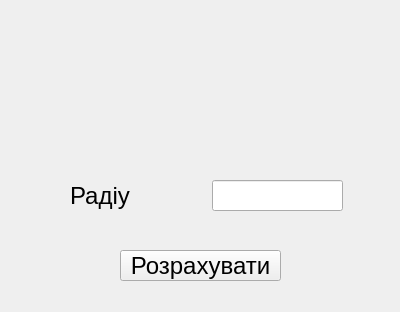
<?xml version="1.0" encoding="UTF-8"?>
<ui version="4.0">
 <class>Form</class>
 <widget class="QWidget" name="Form">
  <property name="geometry">
   <rect>
    <x>0</x>
    <y>0</y>
    <width>400</width>
    <height>312</height>
   </rect>
  </property>
  <property name="minimumSize">
   <size>
    <width>400</width>
    <height>312</height>
   </size>
  </property>
  <property name="maximumSize">
   <size>
    <width>400</width>
    <height>312</height>
   </size>
  </property>
  <property name="windowTitle">
   <string>Form</string>
  </property>
  <widget class="QLineEdit" name="lineEdit">
   <property name="geometry">
    <rect>
     <x>212</x>
     <y>180</y>
     <width>131</width>
     <height>31</height>
    </rect>
   </property>
  </widget>
  <widget class="QLabel" name="label">
   <property name="geometry">
    <rect>
     <x>70</x>
     <y>180</y>
     <width>60</width>
     <height>31</height>
    </rect>
   </property>
   <property name="font">
    <font>
     <pointsize>18</pointsize>
    </font>
   </property>
   <property name="text">
    <string>Радіус</string>
   </property>
  </widget>
  <widget class="QPushButton" name="pushButton">
   <property name="geometry">
    <rect>
     <x>120</x>
     <y>250</y>
     <width>161</width>
     <height>31</height>
    </rect>
   </property>
   <property name="font">
    <font>
     <pointsize>18</pointsize>
    </font>
   </property>
   <property name="text">
    <string>Розрахувати</string>
   </property>
  </widget>
  <widget class="QLabel" name="label_2">
   <property name="geometry">
    <rect>
     <x>100</x>
     <y>0</y>
     <width>211</width>
     <height>171</height>
    </rect>
   </property>
   <property name="text">
    <string/>
   </property>
   <property name="pixmap">
    <pixmap>Новая_иллюстрация.png</pixmap>
   </property>
  </widget>
 </widget>
 <resources/>
 <connections/>
</ui>
